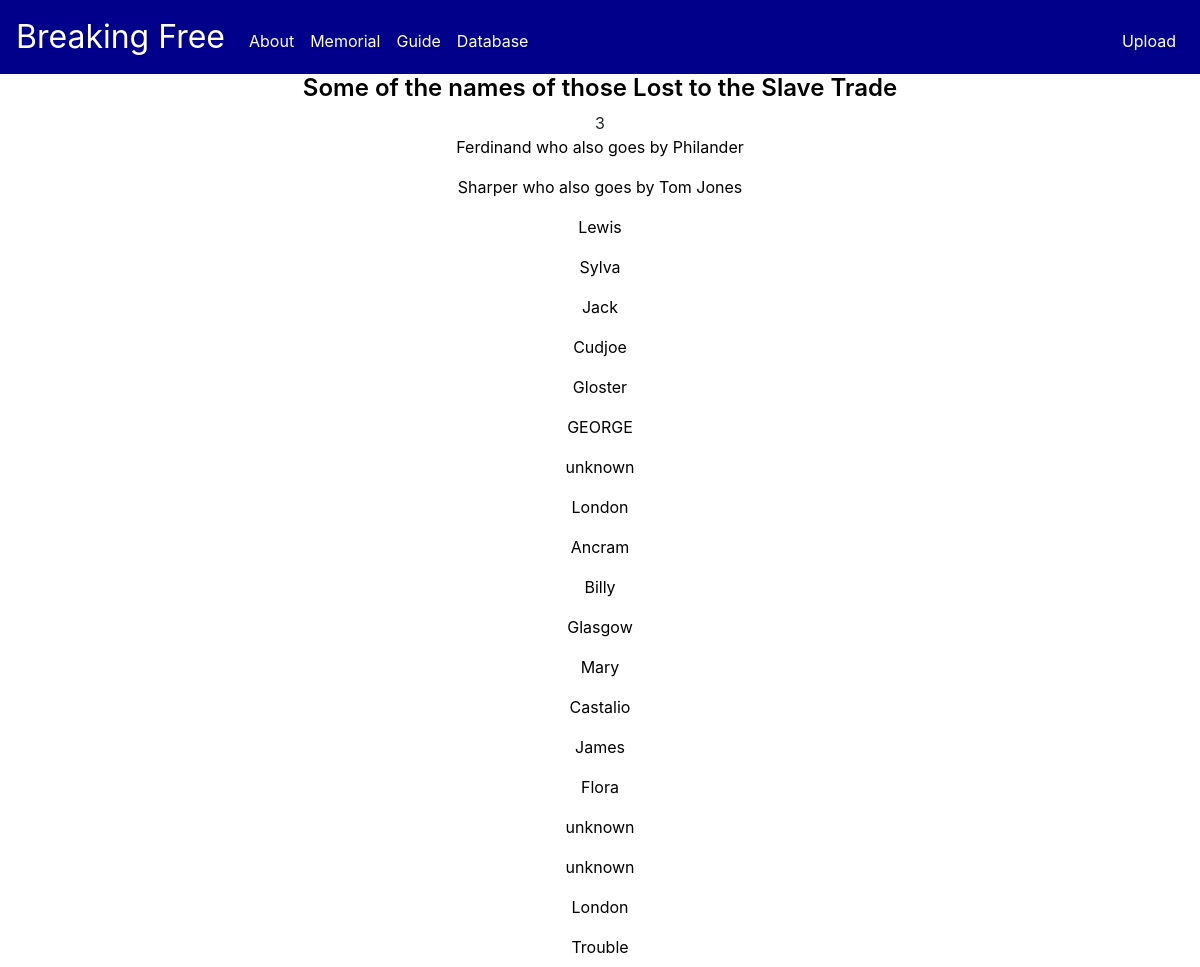
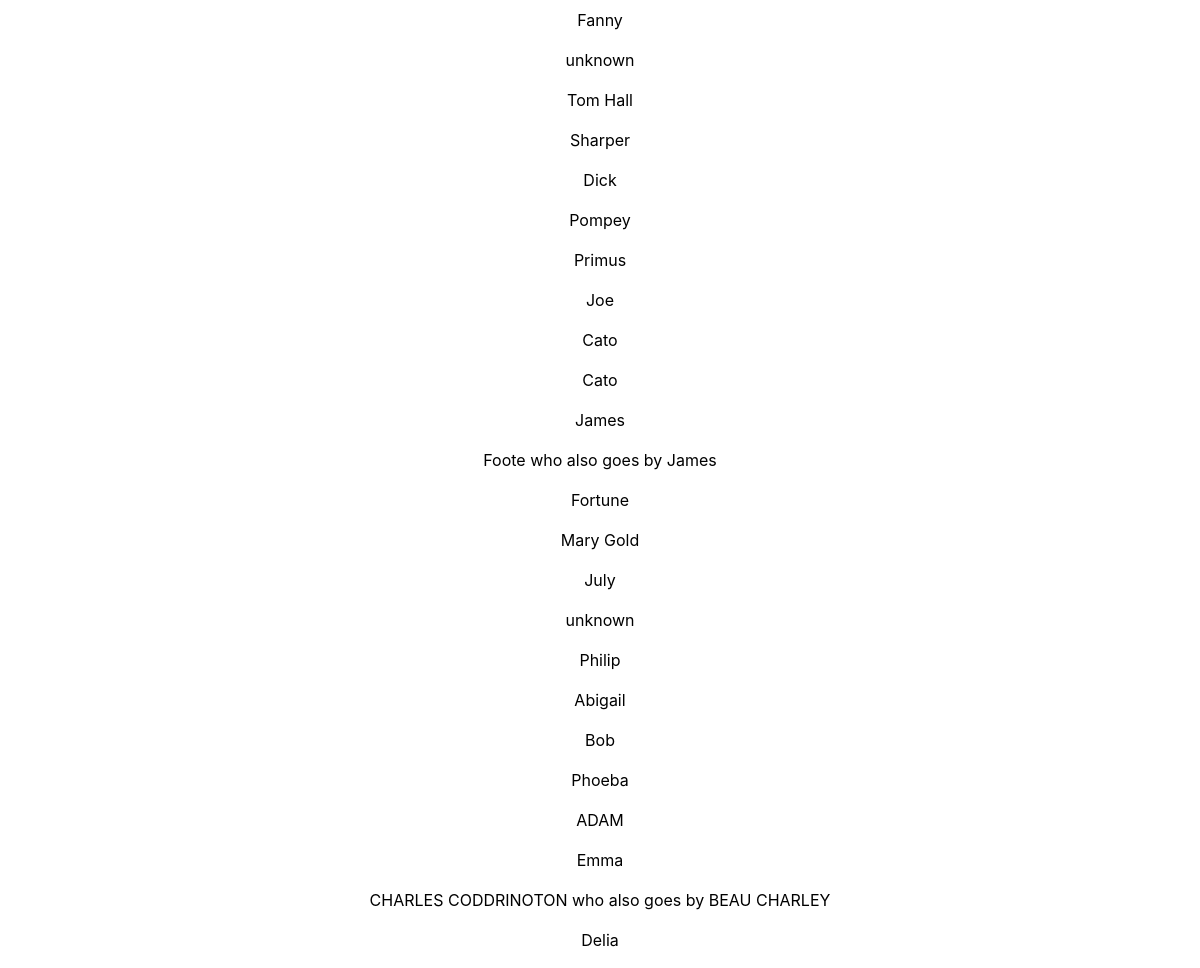
The app's page /memorial with its own data (2 pictures, top to bottom).
### tables this page shows
CREATE TABLE "runaways" (
	"ad_id"	INTEGER,
	"slave_id"	INTEGER UNIQUE,
	"method_escape"	TEXT,
	"place_escape"	TEXT,
	"name"	TEXT,
	"other_name"	TEXT,
	"personality"	TEXT,
	"racial_category"	TEXT,
	"ethnicity"	TEXT,
	"literacy"	TEXT,
	"speech"	TEXT,
	"bodily_description"	TEXT,
	"clothing"	TEXT,
	"gender"	TEXT,
	"branding"	TEXT,
	"reward"	TEXT,
	"comments"	TEXT,
	FOREIGN KEY("ad_id") REFERENCES "ads"("ad_id"),
	PRIMARY KEY("slave_id" AUTOINCREMENT)
);

### app.py (the view)
@app.route('/memorial', methods=['GET'])
def all_name():
    try:
        with connect(DATABASEURL, isolation_level=None, uri=True) as conn:
            with closing(conn.cursor()) as cursor:
                smt = cursor.execute("SELECT name, other_name FROM runaways;")
                names = smt.fetchall()
    except Exception as e:
        return {"msg": str(e)}, 401
    formatted_names = []
    for name in names:
        if not name[0]:
            formatted_names.append("unknown")
        else:
            if not name[1]:
                formatted_names.append(name[0])
            else:
                the_name = name[0] + " who also goes by " + name[1]
                formatted_names.append(the_name)
    return render_template('memorial.html', names=formatted_names)

### templates/memorial.html
{% extends "layout.html" %}
{% block main %}
    <h1> Some of the names of those Lost to the Slave Trade</h1>
    3
    <br>
    {% for name in names %}
        <p>{{ name }}</p>
    {% endfor %}
{% endblock %}

### templates/layout.html (shortened to what this page needs)
<!DOCTYPE html>
<html lang="en">
    <head>
        <link rel="stylesheet" href="https://cdn.jsdelivr.net/npm/bootstrap@4.5.3/dist/css/bootstrap.min.css">
        <link href="/static/styles.css" rel="stylesheet">
    </head>
    <body>
        <nav class="navbar navbar-expand-md navbar-darkblue">
            <a class="navbar-brand" href="/"> <span class="white">Breaking Free</span></a>
            <div class="collapse navbar-collapse" id="navbar">
                    <ul class="navbar-nav mr-auto mt-2">
                        <li class="nav-item"><a class="nav-link" href="/about">About</a></li>
                        <li class="nav-item"><a class="nav-link" href="/memorial">Memorial</a></li>
                        <li class="nav-item"><a class="nav-link" href="/Guide">Guide</a></li>
                        <li class="nav-item"><a class="nav-link" href="/databases">Database</a></li>
                    </ul>
                    <ul class="navbar-nav ml-auto mt-2">
                        <li class="nav-item"><a class="nav-link" href="/upload">Upload</a></li>
                    </ul>
            </div>
        </nav>
        <main class="container p-0">
            {% block main %}{% endblock %}
        </main>
    </body>
</html>

### static/styles.css (style rules this page uses)
nav .navbar-brand { font-size: xx-large; }
nav .navbar-brand .white { color: #ffffff; }
.navbar-darkblue { background-color: #00008B; }
.nav-link { color: white; }
main { overflow-x: auto; text-align: center; }
h1 { font-size: x-large; font-weight: 600; color:black; }
p { color:black; }

### records on screen
runaways: name "Lewis"
runaways: name "Sylva"
runaways: name "Jack"
runaways: name "Cudjoe"
runaways: name "Gloster"
runaways: name "GEORGE"
runaways: name "London"
runaways: name "Ancram"
runaways: name "Billy"
runaways: name "Glasgow"
runaways: name "Mary"
runaways: name "Castalio"
runaways: name "James"
runaways: name "Flora"
runaways: name "London"
runaways: name "Trouble"
runaways: name "Fanny"
runaways: name "Tom Hall"
runaways: name "Sharper"
runaways: name "Dick"
runaways: name "Pompey"
runaways: name "Primus"
runaways: name "Joe"
runaways: name "Cato"
runaways: name "Cato"
runaways: name "James"
runaways: name "Fortune"
runaways: name "Mary Gold"
runaways: name "July"
runaways: name "Philip"
runaways: name "Abigail"
runaways: name "Bob"
runaways: name "Phoeba"
runaways: name "ADAM"
runaways: name "Emma"
runaways: name "Delia"

### other values on screen
{{ name }} "Ferdinand who also goes by Philander" "Sharper who also goes by Tom Jones" "unknown" "unknown" "unknown" "unknown" "Foote who also goes by James" "unknown" "CHARLES CODDRINOTON who also goes by BEAU CHARLEY"
